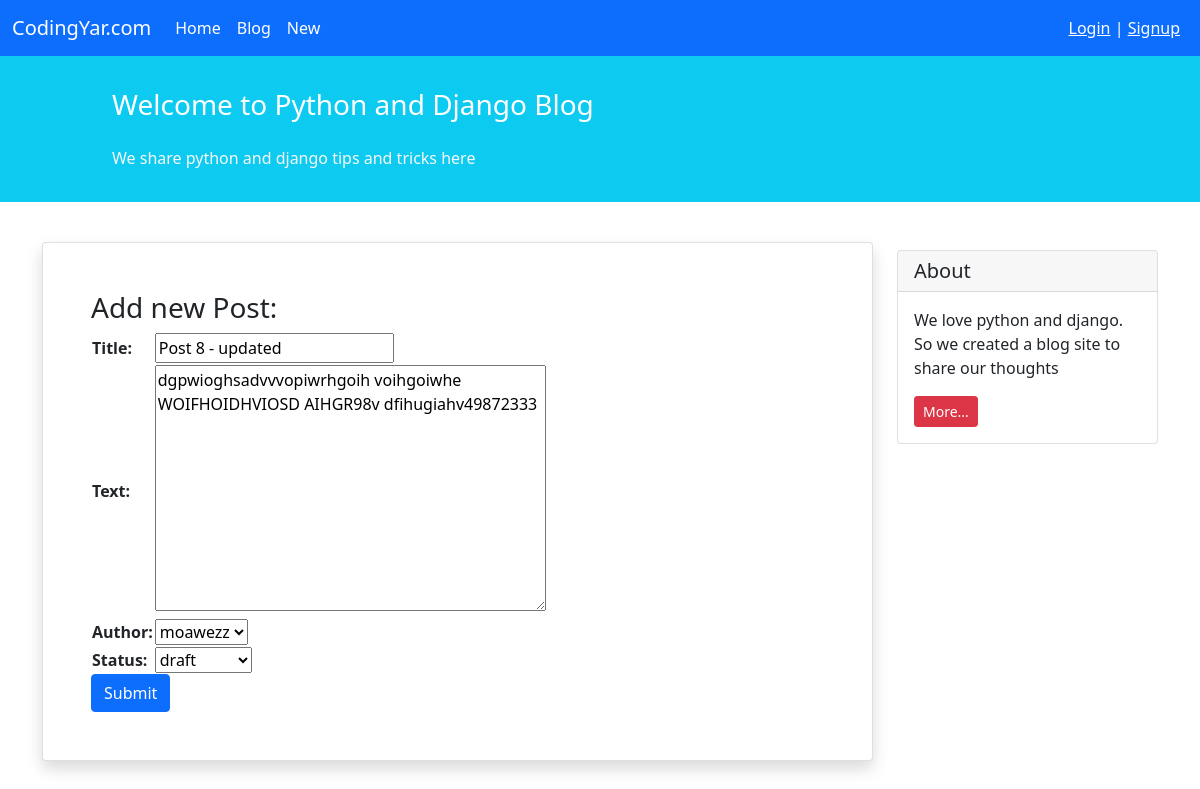
Page /blog/8/update on the earlier database version.
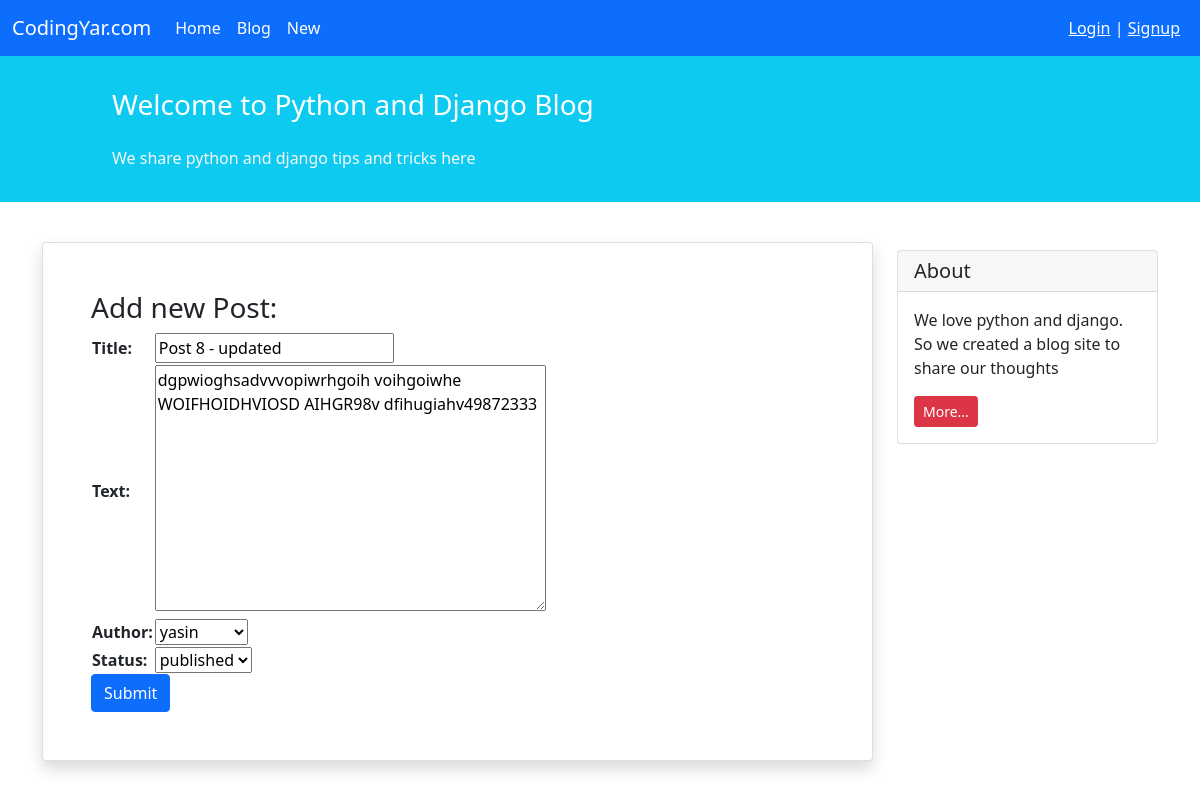
Same page on the later database version.
### blog/models.py (models this page shows, shortened)
class Post(models.Model):
    STATUS_CHOICES = (
        ('pub', 'published'),
        ('drf', 'draft'),
    )
    title = models.CharField(max_length=100)
    author = models.CharField(max_length=50)
    text = models.TextField()
    author = models.ForeignKey(to='auth.User', on_delete=models.CASCADE)
    datetime_created = models.DateTimeField(auto_now_add=True)
    datetime_modified = models.DateTimeField(auto_now=True)
    status = models.CharField(choices=STATUS_CHOICES, max_length=3)

### blog/views.py (the view)
# urls.py: path('<int:pk>/update', PostUpdateView.as_view(), name='post_update'),
class PostUpdateView(generic.UpdateView):
    model = Post
    form_class = PostForm
    template_name = 'blog/create_post.html'

### blog/forms.py
class PostForm(ModelForm):
    class Meta:
        model = Post
        fields = ['title', 'text', 'author', 'status']

### blog/templates/blog/create_post.html (shortened to what this page needs)
{% extends '_base.html' %}
{% block content %}
    <div class="container mt-4">
        <div class="row">
            <div class="col-9">
                <div class="card shadow my-3 p-5">
                    <h3>Add new Post:</h3>
                    <form method="POST">
                        <table>
                            {{ form.as_table }}
                        </table>
                        <button type="submit" class="btn btn-primary">Submit</button>
                    </form>
                </div>
            </div>
            <div class="col-3">
                    <div class="card my-4">
                        <h5 class="card-header">About</h5>
                        <div class="card-body">
                            <p class="card-text">We love python and django. So we created a blog site to share our
                                thoughts</p>
                            <a href="#"
                            class="btn btn-sm btn-danger">
                                More...
                            </a>
                        </div>
                    </div>
            </div>
        </div>
    </div>
{% endblock content %}

Differences in the rows shown:
changed Post "Post 8 - updated": author "moawezz" → "yasin"; status "draft" → "published"
